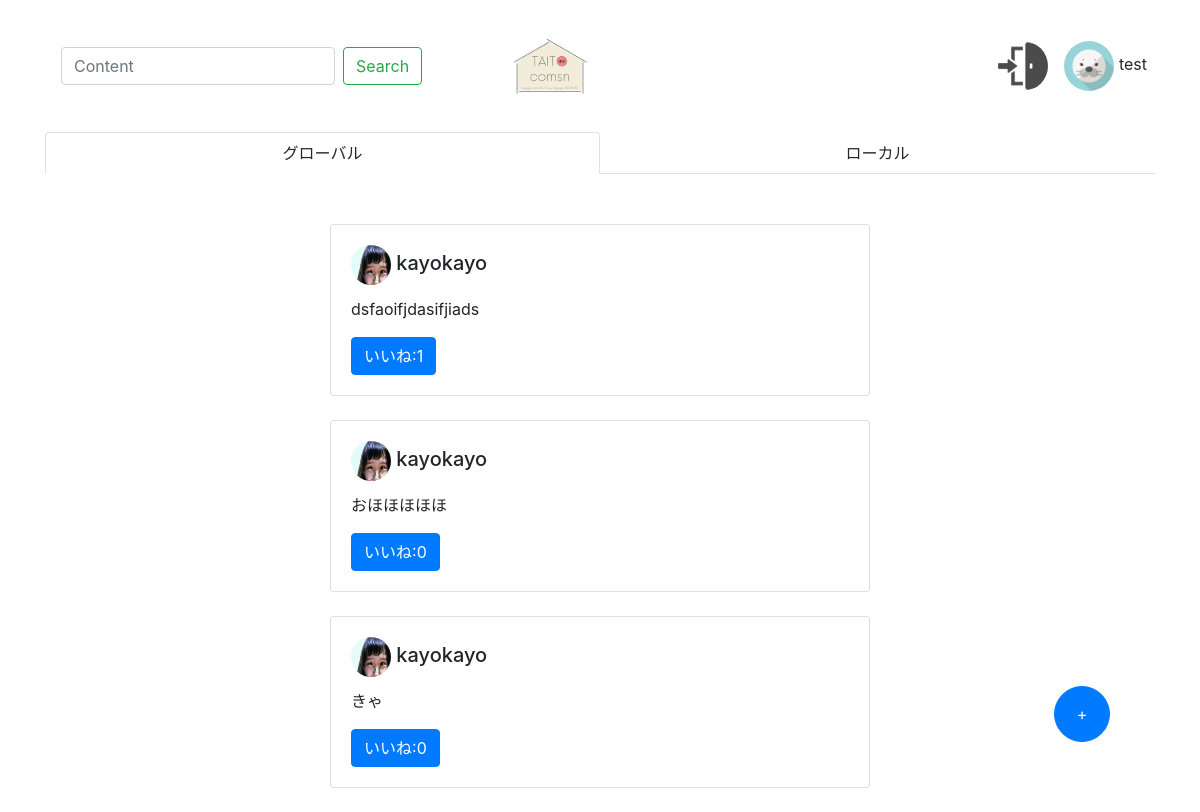
The app's page /list/ (signed in) with its own data.
### snsapp/models.py (models this page shows)
class ProfileModel(models.Model):
    user = models.OneToOneField(User, on_delete=models.CASCADE,primary_key=True,related_name="profile")
    introduction = models.TextField(max_length = 140,blank=True, null=True)
    url = models.URLField(max_length=200,blank=True, null=True)
    profile_icon = models.ImageField(upload_to="user",blank=True, default='user/default.png')

class PostModel(models.Model):
    user = models.ForeignKey(User, on_delete=models.CASCADE)
    content = models.TextField(max_length = 140)
    images = models.ImageField(upload_to="post", blank=True, null=True)
    like_num = models.IntegerField(default=0)

### snsapp/views.py (the view)
# urls.py: path('list/',index_post, name='index_post'),
@login_required
def index_post(request):
    items = FollowModel.objects.filter(user=request.user)
    follow_users = []
    for item in items:
        follow_users.append(User.objects.get(id=item.follow_id))
    local_posts = PostModel.objects.filter(Q(user__in=follow_users) | Q(user=request.user))
    params = {
        'global_posts': PostModel.objects.all().order_by("-id"),
        'local_posts' : local_posts.order_by("-id"),
        'current_user': request.user,
        'profile': ProfileModel.objects.get(user=request.user)
    }
    return render(request, 'list.html', params)

### templates/list.html (shortened to what this page needs)
{% extends 'base.html' %}
{% load static %}
{% block customcss %}
    <link rel="stylesheet" type="text/css" href="{% static 'list.css'%}">
{% endblock customcss %}
{% block header %}
      <ul class="navbar-nav mr-auto">
        <form class="form-inline" method="GET" action="{% url 'search' %}">
            <input class="form-control mr-sm-2" type="search" placeholder="Content" aria-label="Search" name="keyword">
            <button class="btn btn-outline-success my-2 my-sm-0" type="submit">Search</button>
        </form>
        <a class="nav-link" href="{% url 'index_post' %}"><img src="/medi/icon.png" width="100" height="100" style="border-radius: 50%; margin-left:70px;"></a>
      </ul>
      <ul class="navbar-nav">
            <li class="nav-item">
                <a class="nav-link" href="{% url 'logout' %}"><img src="/medi/logout.png" width="50" height="50" style="border-radius: 50%;"></a>
            </li>
            <li class="nav-item">
                <a class="nav-link" href="{% url 'mypage' current_user.id %}" style="color:#272727;"> <img src="{{current_user.profile.profile_icon.url}}" width="50" height="50" style="border-radius: 50%;"> {{current_user.username}}</a>
            </li>
      </ul>
{% endblock header %}
{% block content %}
<div class="container" >
    <ul class="nav nav-tabs nav-justified">
    <li class="nav-item">
        <a class="nav-link active" id="home-tab" data-toggle="tab" href="#home" role="tab" aria-controls="home" aria-selected="true" style="color:#272727;">グローバル</a>
    </li>
    <li class="nav-item">
        <a class="nav-link" id="profile-tab" data-toggle="tab" href="#profile" role="tab" aria-controls="profile" aria-selected="false" style="color:#272727;">ローカル</a>
    </li>
    </ul>
    <div class="tab-content" id="myTabContent">
        <div class="tab-pane fade show active" id="home" role="tabpanel" aria-labelledby="home-tab">
            <div class="row" style="padding-top:50px;">
                <div class="col-6  offset-3">
                    {% for post in global_posts %}
                        <div class="card mb-4">
                            <div class="card-body">
                                <h5 class="card-title"><img src="{{post.user.profile.profile_icon.url}}" width="40" height="40" style="border-radius: 50%;"> {{ post.user.username }}</h5>
                                <p class="card-text">{{ post.content }}</p>
                                <a href="{%url 'good' post.id %}" class="btn btn-primary">いいね:{{post.like_num}}</a>
                            </div>
                        </div>
                    {% endfor %}
                </div>
            </div>
        </div>
        <button type="button" class="create-btn btn btn-primary rounded-circle p-0" onclick="location.href='{% url 'create' %}'">+</button>
    </div>
</div>
{% endblock content %}

### static/list.css (style rules this page uses)
.create-btn { width:3.5rem; height:3.5rem; position:fixed; bottom:70px; right:90px; }

### records on screen
PostModel: user.profile.profile_icon (picture), user.username "kayokayo", content "dsfaoifjdasifjiads", like_num "1"
PostModel: user.profile.profile_icon (picture), user.username "kayokayo", content "おほほほほほ", like_num "0"
PostModel: user.profile.profile_icon (picture), user.username "kayokayo", content "きゃ", like_num "0"

### other values on screen
{{ current_user.username }} "test"
